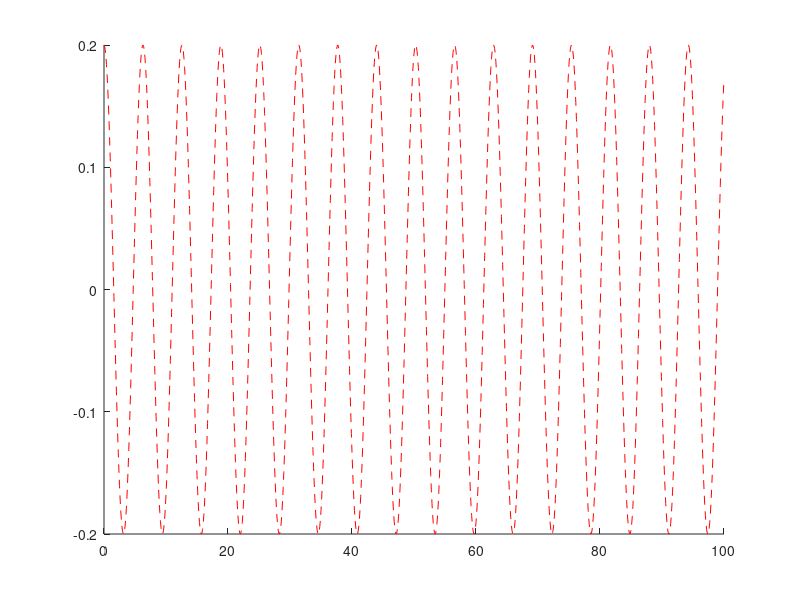

Recreate this plot in MATLAB. (Note: this script raises an error after producing the figure.)
clc; clear; close all

% Define parameters
theta0 = 0.2;
omega0 = 0.0;
y0 = [theta0; omega0];
dt = [0.125,0.25,0.5];
t_end = 100;

% ODE linear Pendulum
f = @(t, y) [y(2); -y(1)];

% Exact solution for comparison
theta_exactF = @(t) theta0 * cos(t);


%% For different methods

% Explicit_Euler
figure; hold on;
t = linspace(0,100,1001);
theta_exact = theta_exactF(t);
plot(t, theta_exact, 'r--');
for i = 1:length(dt)
    [t, y] = Explicit_Euler(f, y0, dt(i), t_end);
    plot(t, y(:, 1));
end
legend("Exact", "dt = 0.125", "dt = 0.25", "dt = 0.5")
xlabel('Time');
ylabel('\theta');
legend;
title("Explicit Euler")
grid on
ylim([-4 4])
    


% Heun
figure; hold on
t = linspace(0,100,1001);
theta_exact = theta_exactF(t);
plot(t, theta_exact, 'r--');
for i = 1:length(dt)
    [t, y] = Heun(f, y0, dt(i), t_end);
    plot(t, y(:, 1));
end
legend("Exact", "dt = 0.125", "dt = 0.25", "dt = 0.5")
xlabel('Time');
ylabel('\theta');
legend;
title("Heun")
grid on
ylim([-1 1])


% Runge Kutta
figure; hold on
t = linspace(0,100,1001);
theta_exact = theta_exactF(t);
plot(t, theta_exact, 'r--');
for i = 1:length(dt)
    [t, y] = Runge_Kutta(f, y0, dt(i), t_end);
    plot(t, y(:, 1));
end
legend("Exact", "dt = 0.125", "dt = 0.25", "dt = 0.5")
xlabel('Time');
ylabel('\theta');
legend;
title("Runge Kutta")
grid on
ylim([-0.4 0.4])


% Implicit Euler
figure; hold on
t = linspace(0,100,1001);
theta_exact = theta_exactF(t);
plot(t, theta_exact, 'r--');
for i = 1:length(dt)
    [t, y] = Implicit_Euler(f, y0, dt(i), t_end);
    plot(t, y(:, 1));
end
legend("Exact", "dt = 0.125", "dt = 0.25", "dt = 0.5")
xlabel('Time');
ylabel('\theta');
legend;
title("Implicit Euler")
grid on
ylim([-0.4 0.4])

% Crank Nicolson
figure; hold on
t = linspace(0,100,1001);
theta_exact = theta_exactF(t);
plot(t, theta_exact, 'r--');
for i = 1:length(dt)
    [t, y] = Crank_Nicolson(f, y0, dt(i), t_end);
    plot(t, y(:, 1));
end
legend("Exact", "dt = 0.125", "dt = 0.25", "dt = 0.5")
xlabel('Time');
ylabel('\theta');
legend;
title("Crank Nicolson")
grid on
ylim([-0.4 0.4])






%% For the same dt

figure; hold on
